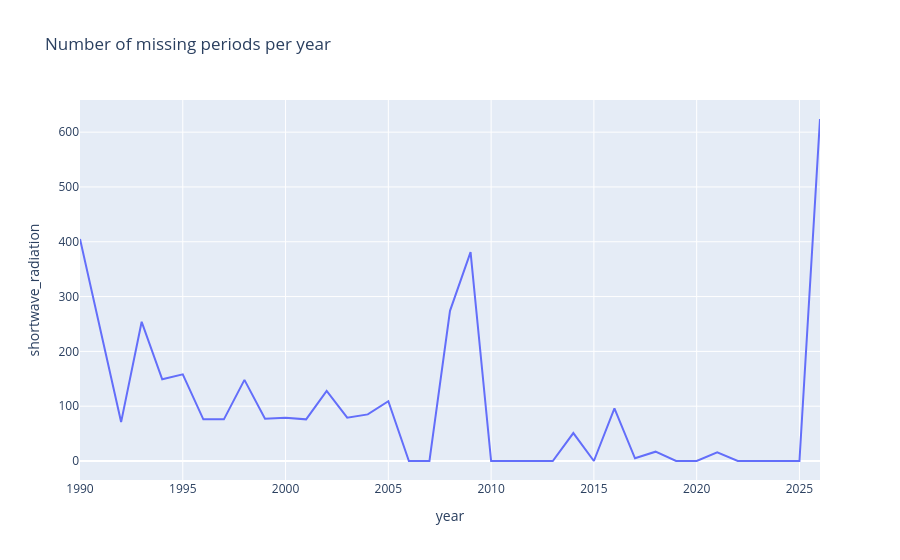

Source (notebook cell):
### Markdown cell above
### Count per Year

### Code cell
missing_count = df.isna().groupby(df.index.year.rename("year")).sum().reset_index()
px.line(
    missing_count,
    x="year",
    y="shortwave_radiation",
    title="Number of missing periods per year",
)

### Figure 1 — Plotly figure (JSON) as saved in the notebook; plotly's stock layout.template omitted (floating-point values rounded to 4 significant figures)
{"data": [{"hovertemplate": "year=%{x}<br>shortwave_radiation=%{y}<extra></extra>", "legendgroup": "", "line": {"color": "#636efa", "dash": "solid"}, "marker": {"symbol": "circle"}, "mode": "lines", "name": "", "orientation": "v", "showlegend": false, "type": "scatter", "x": [1990, 1991, 1992, 1993, 1994, 1995, 1996, 1997, 1998, 1999, 2000, 2001, 2002, 2003, 2004, 2005, 2006, 2007, 2008, 2009, 2010, 2011, 2012, 2013, 2014, 2015, 2016, 2017, 2018, 2019, 2020, 2021, 2022, 2023, 2024, 2025, 2026], "xaxis": "x", "y": [405, 240, 71, 254, 149, 158, 76, 76, 148, 77, 79, 76, 128, 79, 85, 109, 0, 0, 274, 381, 0, 0, 0, 0, 51, 0, 96, 5, 17, 0, 0, 16, 0, 0, 0, 0, 624], "yaxis": "y"}], "layout": {"legend": {"tracegroupgap": 0}, "title": {"text": "Number of missing periods per year"}, "xaxis": {"anchor": "y", "domain": [0, 1], "title": {"text": "year"}}, "yaxis": {"anchor": "x", "domain": [0, 1], "title": {"text": "shortwave_radiation"}}}}
